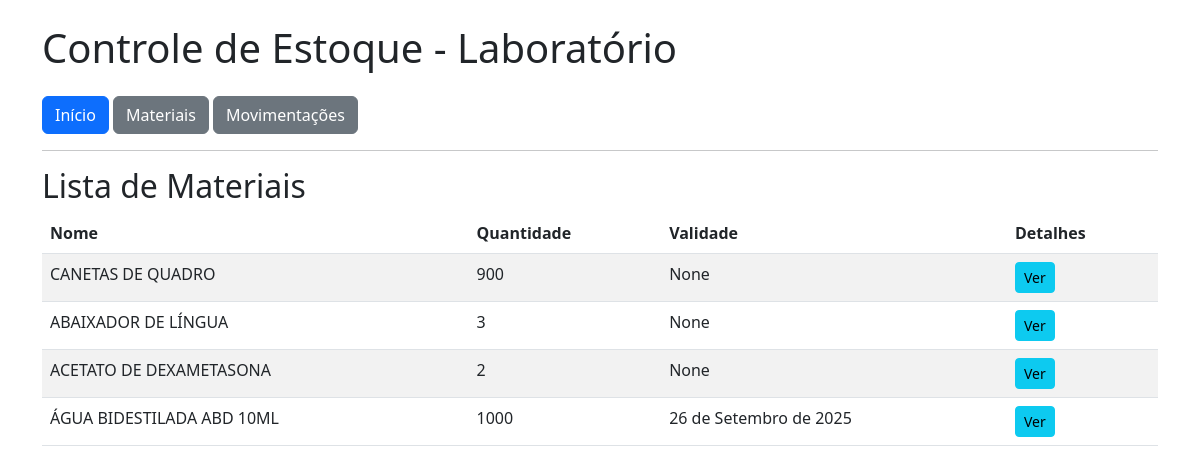
Page /materiais/ on the committed database.
### estoque/models.py (models this page shows, shortened)
class Material(models.Model):
    nome = models.CharField(max_length=100)
    descricao = models.TextField(blank=True)
    quantidade = models.PositiveIntegerField(default=0)
    foto = models.ImageField(upload_to='materiais/', blank=True, null=True)
    validade = models.DateField(blank=True, null=True)
    descartado = models.BooleanField(default=False)
    data_cadastro = models.DateTimeField(auto_now_add=True)

### estoque/views.py (the view)
# urls.py: path('materiais/', views.lista_materiais, name='lista_materiais'),
def lista_materiais(request):
    materiais = Material.objects.all()
    return render(request, 'estoque/lista_materiais.html', {'materiais': materiais})

### estoque/templates/estoque/lista_materiais.html
{% extends 'estoque/base.html' %}
{% block content %}
<h2>Lista de Materiais</h2>
<table class="table table-striped">
    <thead>
        <tr>
            <th>Nome</th>
            <th>Quantidade</th>
            <th>Validade</th>
            <th>Detalhes</th>
        </tr>
    </thead>
    <tbody>
        {% for material in materiais %}
        <tr>
            <td>{{ material.nome }}</td>
            <td>{{ material.quantidade }}</td>
            <td>{{ material.validade }}</td>
            <td><a href="{% url 'estoque:detalhe_material' material.pk %}" class="btn btn-sm btn-info">Ver</a></td>
        </tr>
        {% endfor %}
    </tbody>
</table>
{% endblock %}

### rows in the picture
Material: nome "CANETAS DE QUADRO", quantidade "900", validade "None"
Material: nome "ABAIXADOR DE LÍNGUA", quantidade "3", validade "None"
Material: nome "ACETATO DE DEXAMETASONA", quantidade "2", validade "None"
Material: nome "ÁGUA BIDESTILADA ABD 10ML", quantidade "1000", validade "26 de Setembro de 2025"
